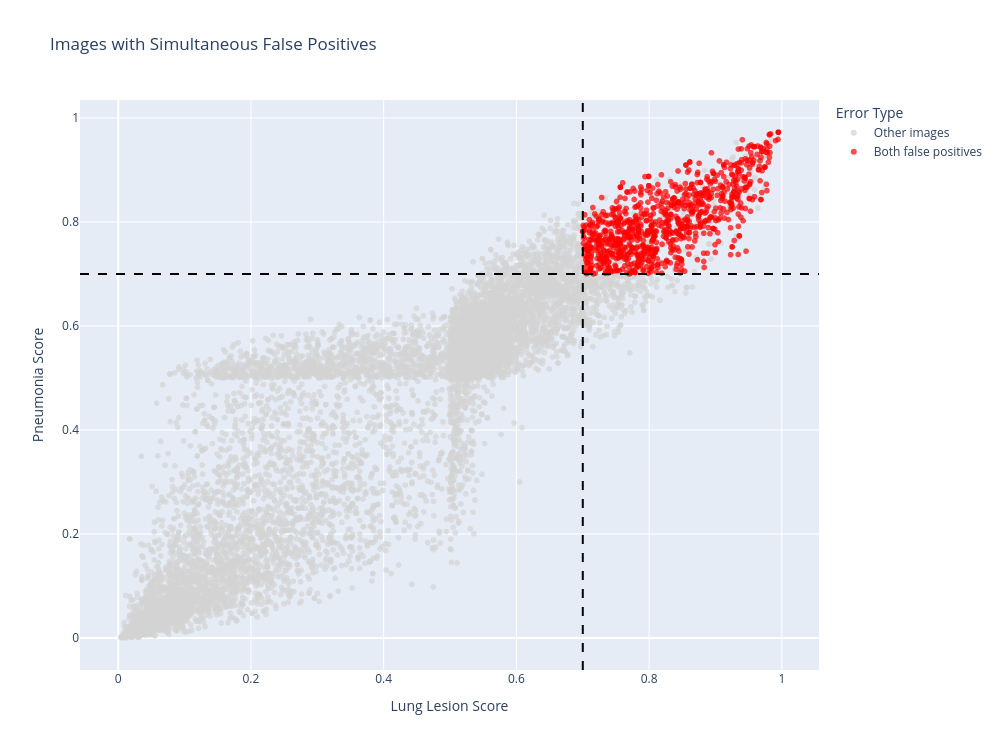

Source (notebook cell):
### Markdown cell above
### Observation

Lung Lesion and Pneumonia increase indeed together, altough the relationship is not perfectly linear. There are a lot of false positives in the right top area. 

The model may respond to image patterns that influence both pathology scores.

Note: The AI suggest to focus on Lung Lesion and Pneumonia for further visualizations.

### Code cell
both_fp = (
    (pred_ll == 1) &
    (pred_pneu == 1) &
    (true_ll == 0) &
    (true_pneu == 0)
)

fp_df = pd.DataFrame({
    "Lung Lesion Score": predictions_df["Lung Lesion"],
    "Pneumonia Score": predictions_df["Pneumonia"],
    "Error Type": both_fp.map({
        True: "Both false positives",
        False: "Other images"
    })
})

fig = px.scatter(
    fp_df,
    x="Lung Lesion Score",
    y="Pneumonia Score",
    color="Error Type",
    color_discrete_map={
        "Both false positives": "red",
        "Other images": "lightgrey"
    },
    title="Images with Simultaneous False Positives",
    opacity=0.7
)

fig.add_hline(y=THRESHOLD, line_dash="dash", line_color="black")
fig.add_vline(x=THRESHOLD, line_dash="dash", line_color="black")

fig.update_layout(width=1000, height=750)

fig.show()

### Figure 1 — Plotly figure (JSON) as saved in the notebook; plotly's stock layout.template omitted (floating-point values rounded to 4 significant figures; data arrays with more than 128 entries replaced by an {"elided": "..."} marker saying what was removed)
{"data": [{"hovertemplate": "Error Type=Other images<br>Lung Lesion Score=%{x}<br>Pneumonia Score=%{y}<extra></extra>", "legendgroup": "Other images", "marker": {"color": "lightgrey", "opacity": 0.7, "symbol": "circle"}, "mode": "markers", "name": "Other images", "showlegend": true, "type": "scattergl", "x": {"elided": "9086 float values"}, "xaxis": "x", "y": {"elided": "9086 float values"}, "yaxis": "y"}, {"hovertemplate": "Error Type=Both false positives<br>Lung Lesion Score=%{x}<br>Pneumonia Score=%{y}<extra></extra>", "legendgroup": "Both false positives", "marker": {"color": "red", "opacity": 0.7, "symbol": "circle"}, "mode": "markers", "name": "Both false positives", "showlegend": true, "type": "scattergl", "x": {"elided": "914 float values"}, "xaxis": "x", "y": {"elided": "914 float values"}, "yaxis": "y"}], "layout": {"height": 750, "legend": {"title": {"text": "Error Type"}, "tracegroupgap": 0}, "shapes": [{"line": {"color": "black", "dash": "dash"}, "type": "line", "x0": 0, "x1": 1, "xref": "x domain", "y0": 0.7, "y1": 0.7, "yref": "y"}, {"line": {"color": "black", "dash": "dash"}, "type": "line", "x0": 0.7, "x1": 0.7, "xref": "x", "y0": 0, "y1": 1, "yref": "y domain"}], "title": {"text": "Images with Simultaneous False Positives"}, "width": 1000, "xaxis": {"anchor": "y", "domain": [0, 1], "title": {"text": "Lung Lesion Score"}}, "yaxis": {"anchor": "x", "domain": [0, 1], "title": {"text": "Pneumonia Score"}}}}
